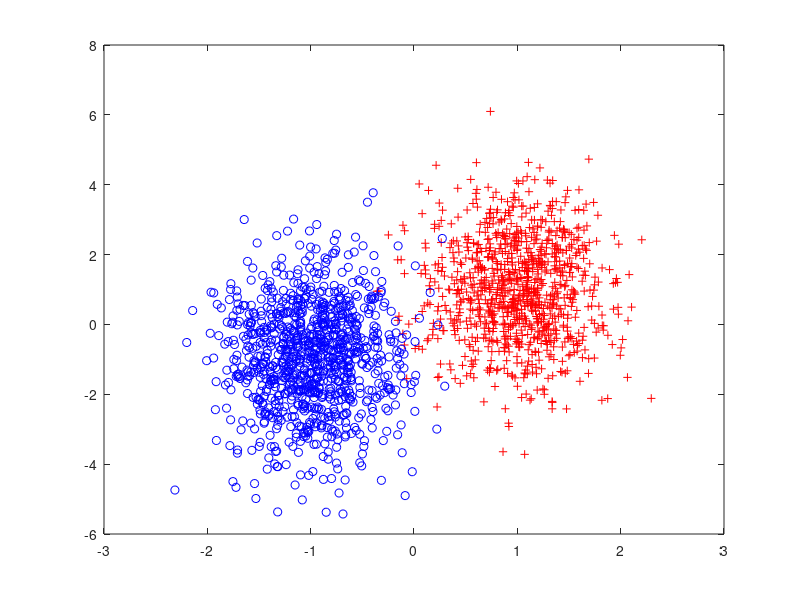
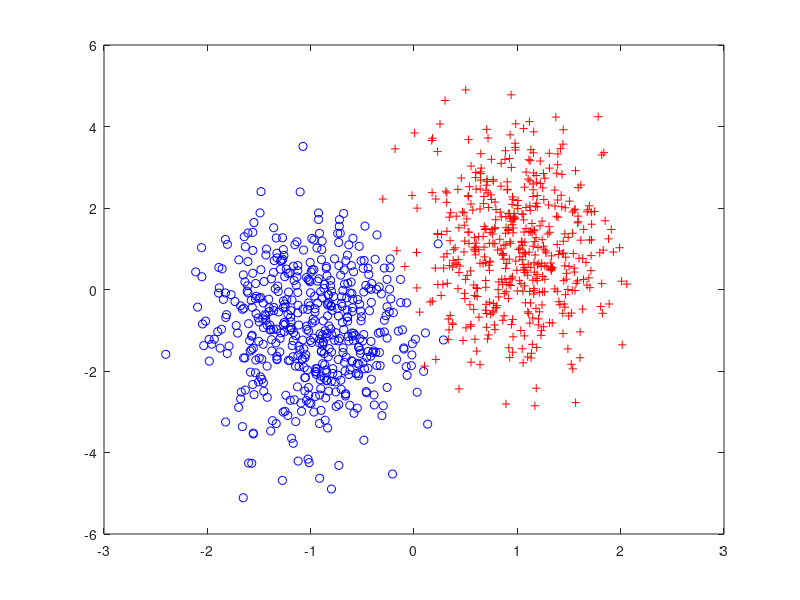

MATLAB code for these plots, in order:
nPos = 1000;
nNeg = 1000;
y1=ones(nPos,1);
y2=-ones(nNeg,1);
x1 = mvnrnd([1,1],[0.2,0;0,2],nPos);
x2 = mvnrnd([-1,-1],[0.2,0;0,2],nNeg);
label = [y1;y2];
train = [x1;x2];
figure;
plot(x1(:,1),x1(:,2),'r+',x2(:,1),x2(:,2),'bo');
save('mydata.mat','label','train');

nPos = 500;
nNeg = 500;
y1=ones(nPos,1);
y2=-ones(nNeg,1);
x1 = mvnrnd([1,1],[0.2,0;0,2],nPos);
x2 = mvnrnd([-1,-1],[0.2,0;0,2],nNeg);
L = [y1;y2];
test = [x1;x2];
figure;
plot(x1(:,1),x1(:,2),'r+',x2(:,1),x2(:,2),'bo');
save('mydatafortest.mat','L','test');
